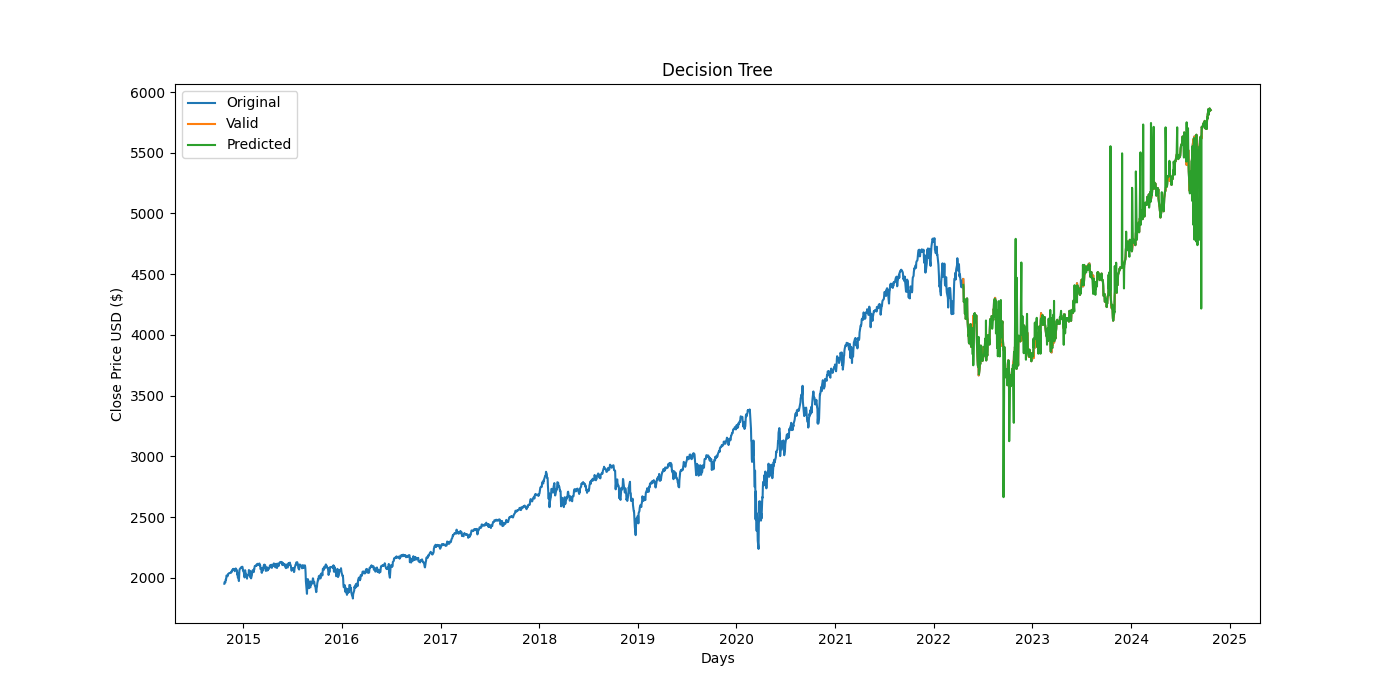

Python code for this plot:
#S&P 500 - Decision Trees Prediction

import pandas as pd
import matplotlib.pyplot as plt
import numpy as np

from statistical_models import DecisionTreesModelAugmented

in_folder = "/STAT_4188_Final_Project"

stock = pd.read_csv(in_folder + "/sp500_10_years_data.csv", index_col="Date", parse_dates = True)

stock = stock.rename(columns={'Close/Last':'Close'})

stock = stock.iloc[::-1] # reverses the initial dataset 

price = stock[['Close']].copy()

price_2 = price['Close']

price_2 = pd.DataFrame(price_2) # working dataset

future_days = int(len(price_2)*0.25)

price_2['Prediction'] = price_2['Close'].shift(-future_days)

x = np.array(price_2.drop(columns='Prediction'))[:-future_days]

y = np.array(price_2['Prediction'])[:-future_days]

trees = DecisionTreesModelAugmented(future_days, np.round(future_days/len(price_2), 1))

valid_data = trees.trees_training(x,y,price_2)

trees.trees_evaluation(valid_data['Predictions'], valid_data['Close'])

# visualize the model

plt.figure(figsize=(14,7))
plt.title("Decision Tree")
plt.xlabel('Days')
plt.ylabel('Close Price USD ($)')
plt.plot(price_2['Close'])
plt.plot(valid_data[['Close', 'Predictions']])
plt.legend(["Original", "Valid", 'Predicted'])
plt.show()
